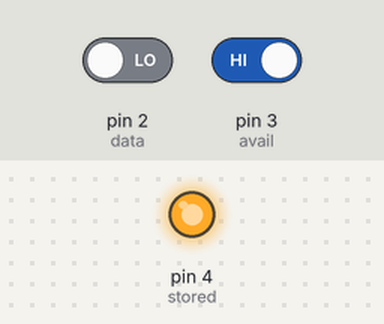
The sketch below on a simulated Arduino Uno, built with avr-gcc and run on an emulated ATmega328P. On the bench: output pins drawn as LEDs (lit = HIGH). Inputs (shaded band) come from the test bench; at power-on: pin 3 (avail) HIGH, pin 2 (data) LOW.

Above: at 1.2 s.
1.3 s: pin 3 (avail) driven LOW
At 1.6 s:
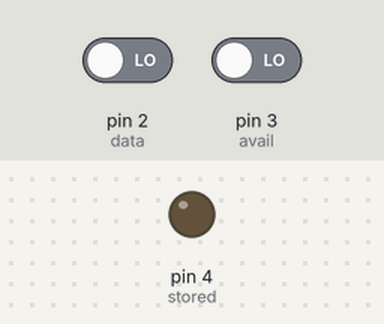
2.8 s: pin 3 (avail) driven HIGH
At 3.9 s:
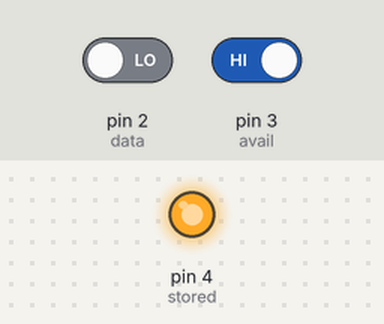
Timing chart, 0 to 5.8 s (numbered marks = the images above; inputs shaded):
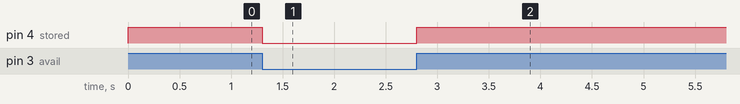

Measured:
- after the input at 1.3 s, pin 4 (stored): HIGH → LOW at once
- after the input at 2.8 s, pin 4 (stored): LOW → HIGH at once

The sketch:

async-comm-rx.ino
```cpp
#define BUFFER_WIDTH 32

#define data 2
#define avail 3
#define stored 4

int bin_to_int(char entrada[BUFFER_WIDTH])
{
  int result=0;

  for(int i=0; i<BUFFER_WIDTH; i++)
  {
    if(entrada[i]==1)
      result+= 1<<i;
  }

  return result;
}

char buffer_in[BUFFER_WIDTH];
void setup() {
  // put your setup code here, to run once:
  pinMode(data, INPUT);

  pinMode(avail, INPUT);

  pinMode(stored, OUTPUT);
  digitalWrite(stored, LOW);

  Serial.begin(9600);
}

void loop() {
  // put your main code here, to run repeatedly:

  for(int i=0; i<BUFFER_WIDTH; i++)
  {
    while(digitalRead(avail)==0);

    buffer_in[i] = digitalRead(data);

    digitalWrite(stored, HIGH);

    while(digitalRead(avail)==1);

    digitalWrite(stored, LOW);
  }
  Serial.println(bin_to_int(buffer_in));
}
```
